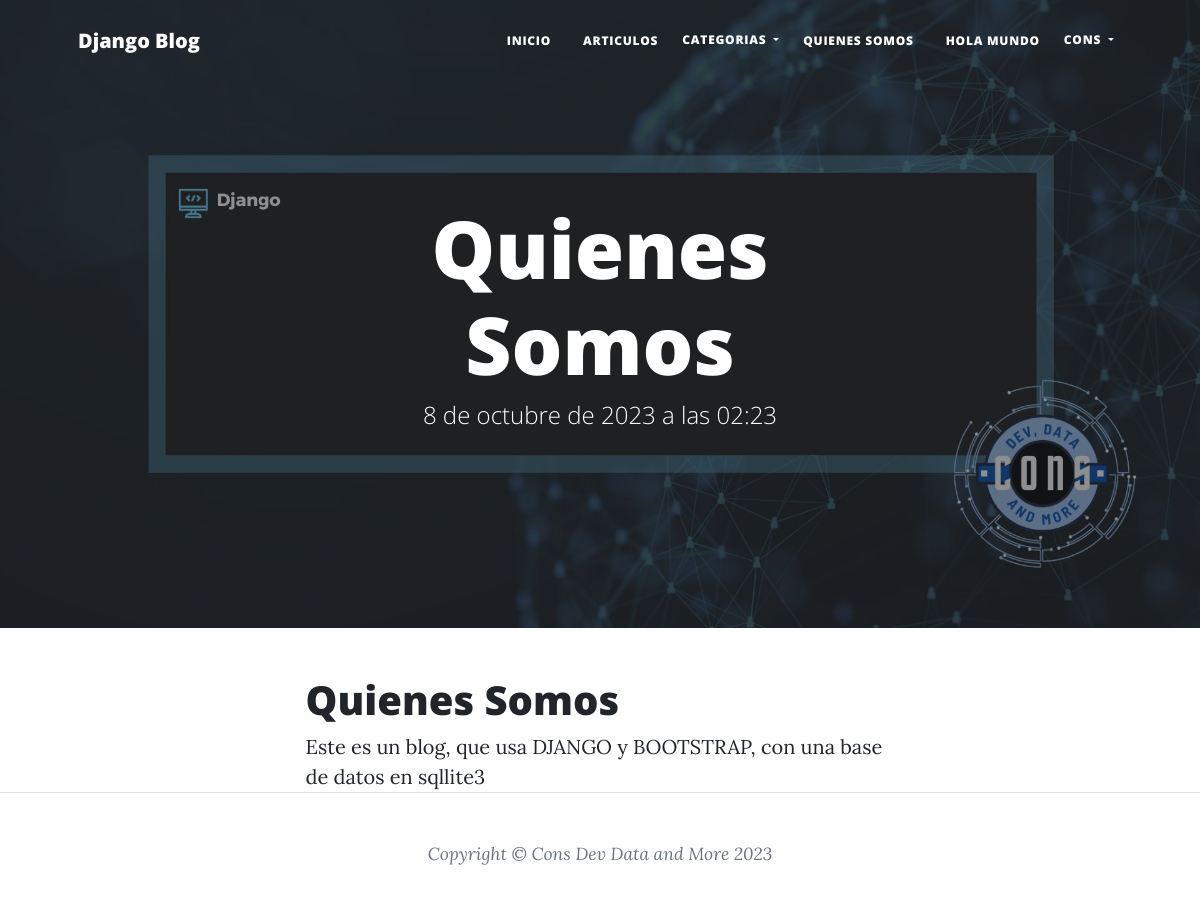
Screenshot of /paginas/about (signed in) with the database file from the repository.
### pages/models.py (models this page shows, shortened)
class Page(models.Model):
    title = models.CharField(max_length=50, verbose_name="Titulo")
    content = RichTextField(verbose_name="Contenido")
    slug  = models.CharField(unique=True, max_length=250, verbose_name="URL Amigable")
    order = models.IntegerField(default=0, verbose_name="Orden")
    visible = models.BooleanField(default=False, verbose_name="Visible")
    created_at = models.DateTimeField(auto_now_add=True, verbose_name="Creado en")
    updated_at = models.DateTimeField(auto_now=True, verbose_name="Actualizado en")
    class Meta:
        verbose_name="Pagina"
        verbose_name_plural="Paginas"

### pages/views.py (the view)
# urls.py: path('paginas/<str:slug>', views.page, name='page'),
def page(request, slug):
    page = Page.objects.get(slug = slug)
    return render(request, 'pages/page.html', {'page': page})

### blogapp/context_processors.py (called while the page is built)
def get_categories(request):
    cartegories_use = Article.objects.values_list(
        'categories').distinct()
    categories = Category.objects.values_list(
        'id', 'name').filter(id__in=cartegories_use).order_by('name')
    return {'categories': categories}

### pages/context_processors.py (called while the page is built)
def get_pages(request):
    pages = Page.objects.filter(visible=True).values_list(
        'id', 'title', 'slug').order_by('order')
    return {'pages': pages}

### pages/templates/pages/page.html (shortened to what this page needs)
{% extends 'layouts/layout.html' %}
{% block site_heading %}
  <h1>{{page.title}}</h1>
  <span class="subheading">{{page.created_at}}</span>
{% endblock %}
{% block content %}
    {{page.content|safe}}
{% endblock %}

### mainapp/templates/layouts/layout.html (shortened to what this page needs)
{% load static %}
<!DOCTYPE html>
<html lang="en">
  <head>
    <link href="{% static '/css/bootstrap.css' %}" rel="stylesheet" />
  </head>
  <body>
    <nav class="navbar navbar-expand-lg navbar-light" id="mainNav">
      <div class="container px-4 px-lg-5">
        <a class="navbar-brand" href="{% url 'index' %}">Django Blog</a>
        <div class="collapse navbar-collapse" id="navbarResponsive">
          <ul class="navbar-nav ms-auto py-4 py-lg-0">
            <li class="nav-item">
              <a class="nav-link px-lg-3 py-3 py-lg-4" href="{% url 'index' %}">Inicio</a>
            </li>
            {% if user.email %}
              <li class="nav-item">
                <a class="nav-link px-lg-3 py-3 py-lg-4" href="{% url 'articles_index' %}">Articulos</a>
              </li>
              <li class="nav-item dropdown" style="margin-top: 15px;">
                <a class="nav-link dropdown-toggle" href="#" role="button" data-bs-toggle="dropdown" aria-expanded="false">
                  Categorias
                </a>
              </li>
              {% for page in pages %}
                <li class="nav-item">
                  <a class="nav-link px-lg-3 py-3 py-lg-4" href="{% url 'page' page.2 %}">{{ page.1 }}</a>
                </li>
              {% endfor %}
              <li class="nav-item dropdown" style="margin-top: 15px;">
                <a class="nav-link dropdown-toggle" href="#" role="button" data-bs-toggle="dropdown" aria-expanded="false">
                  {{user.username}}
                </a>
              </li>
            {% endif %}
          </ul>
        </div>
      </div>
    </nav>
    <header class="masthead" style="background-image: url({% static 'img/home.jpg' %})">
      <div class="container position-relative px-4 px-lg-5">
        <div class="row gx-4 gx-lg-5 justify-content-center">
          <div class="col-md-10 col-lg-8 col-xl-7">
            <div class="site-heading">
              {% block site_heading %}
              {% endblock %}
            </div>
          </div>
        </div>
      </div>
    </header>
    <div class="container px-4 px-lg-5">
      <div class="row gx-4 gx-lg-5 justify-content-center">
        <div class="col-md-10 col-lg-8 col-xl-7">
          {% block content %}
          {% endblock %}
        </div>
      </div>
    </div>
    <footer class="border-top">
      <div class="small text-center text-muted fst-italic">Copyright &copy; Cons Dev Data and More 2023</div>
    </footer>
  </body>
</html>

### rows the page displays
Page: title "QUIENES SOMOS", title "Quienes Somos", created_at "8 de octubre de 2023 a las 02:23", content "Quienes Somos Este es un blog, que usa DJANGO y BOOTSTRAP, con una base de datos en sqllite3"
Page: title "HOLA MUNDO"

### other values shown
{{ user.username }} "CONS"
